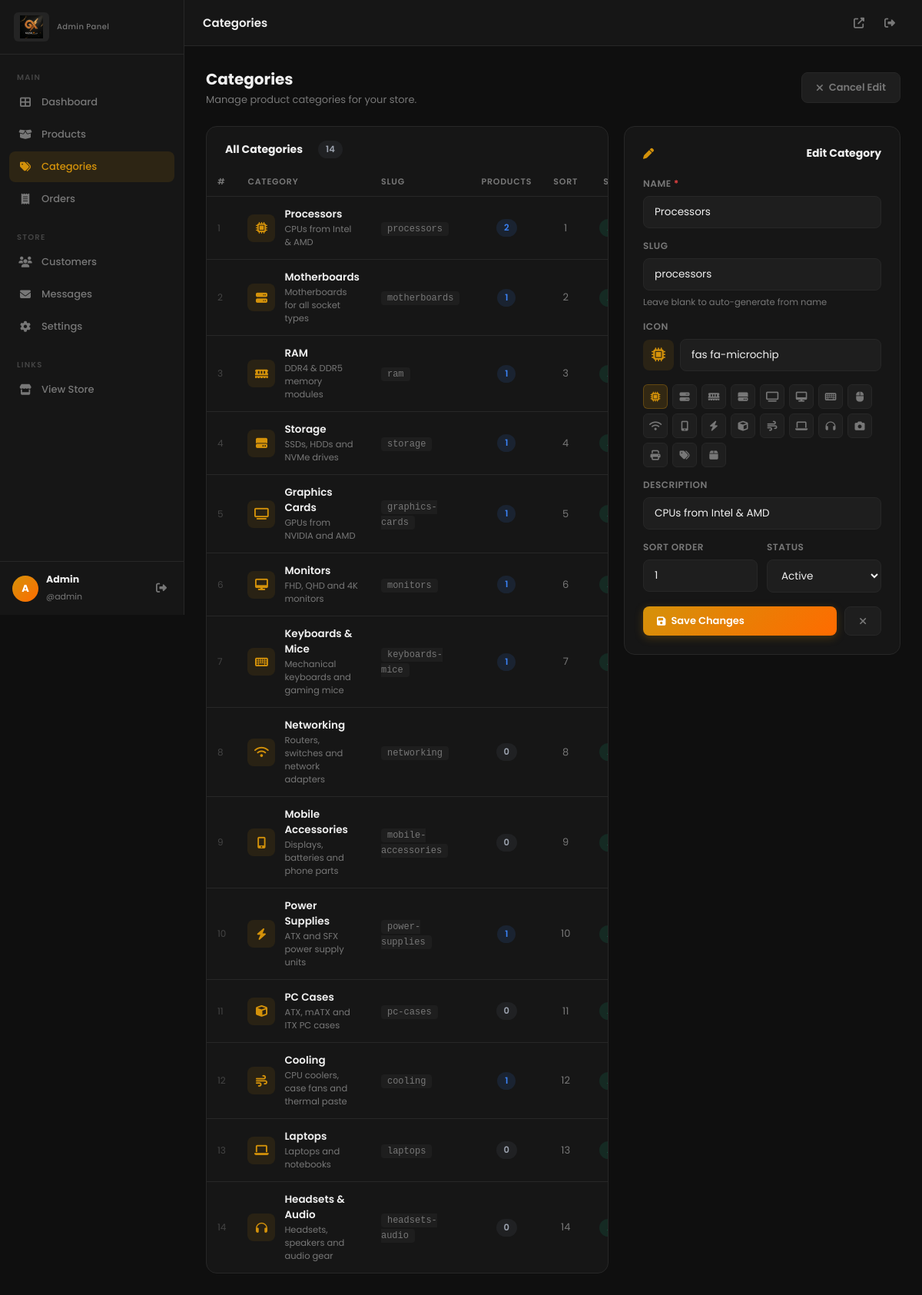
Page /admin/categories.php?edit=1 (signed in) on the committed database.
### tables this page shows
CREATE TABLE `categories` (
  `id`          INT UNSIGNED     NOT NULL AUTO_INCREMENT,
  `name`        VARCHAR(100)     NOT NULL,
  `slug`        VARCHAR(100)     NOT NULL,
  `icon`        VARCHAR(100)     NOT NULL DEFAULT 'fas fa-box',
  `description` VARCHAR(255)     DEFAULT NULL,
  `parent_id`   INT UNSIGNED     DEFAULT NULL,
  `sort_order`  INT              NOT NULL DEFAULT 0,
  `is_active`   TINYINT(1)       NOT NULL DEFAULT 1,
  `created_at`  TIMESTAMP        NOT NULL DEFAULT CURRENT_TIMESTAMP,
  PRIMARY KEY (`id`),
  UNIQUE KEY `uq_slug` (`slug`),
  FOREIGN KEY (`parent_id`) REFERENCES `categories`(`id`) ON DELETE SET NULL
);

### admin/categories.php (the view, shortened to what this page needs)
<?php
$_isAjax = $_SERVER['REQUEST_METHOD'] === 'POST' && ($_SERVER['HTTP_X_REQUESTED_WITH'] ?? '') === 'XMLHttpRequest';
if ($_isAjax) {
    require_once dirname(__DIR__) . '/includes/functions.php';
    require_once dirname(__DIR__) . '/includes/auth.php';
    if (!isAdminLoggedIn()) { http_response_code(401); echo json_encode(['success'=>false,'message'=>'Session expired.']); exit; }
} else {
    require_once __DIR__ . '/includes/layout.php';
}
$db = getDB();
$categories = $db->query('
    SELECT c.*, COUNT(p.id) AS product_count
    FROM categories c
    LEFT JOIN products p ON p.category_id = c.id AND p.is_active = 1
    GROUP BY c.id
    ORDER BY c.sort_order ASC, c.name ASC
')->fetchAll();
$editing = [];
if (isset($_GET['edit'])) {
    $stmt = $db->prepare('SELECT * FROM categories WHERE id = ?');
    $stmt->execute([(int)$_GET['edit']]);
    $editing = $stmt->fetch();
}
$iconSuggestions = [
    'fas fa-microchip'   => 'Processors',
    'fas fa-server'      => 'Motherboards',
    'fas fa-memory'      => 'RAM',
    'fas fa-hdd'         => 'Storage',
    'fas fa-tv'          => 'GPU / Monitors',
    'fas fa-desktop'     => 'Desktop / Monitor',
    'fas fa-keyboard'    => 'Keyboards',
    'fas fa-mouse'       => 'Mouse',
    'fas fa-wifi'        => 'Networking',
    'fas fa-mobile-alt'  => 'Mobile',
    'fas fa-bolt'        => 'Power Supply',
    'fas fa-cube'        => 'PC Cases',
    'fas fa-wind'        => 'Cooling',
    'fas fa-laptop'      => 'Laptops',
    'fas fa-headphones'  => 'Audio',
    'fas fa-camera'      => 'Cameras',
    'fas fa-print'       => 'Printers',
    'fas fa-tags'        => 'General',
    'fas fa-box'         => 'Other',
];
?>
<div class="page-header">
  <div>
    <h1>Categories</h1>
    <p>Manage product categories for your store.</p>
  </div>
  <?php if ($editing): ?>
  <div class="ph-actions">
    <a href="categories.php" class="btn btn-ghost"><i class="fas fa-times"></i> Cancel Edit</a>
  </div>
  <?php endif ?>
</div>
<div style="display:grid;grid-template-columns:1fr 360px;gap:20px;align-items:start">
  <div class="card" style="padding:0;overflow:hidden">
    <div style="padding:18px 24px 0;display:flex;align-items:center;justify-content:space-between">
      <div class="card-title" style="margin:0">All Categories <span class="badge badge-gray" style="margin-left:8px" id="catCountBadge"><?= count($categories) ?></span></div>
    </div>
    <div style="padding:12px 0 0">
    <?php if ($categories): ?>
      <div class="table-wrap">
        <table class="admin-table">
          <thead>
            <tr>
              <th style="width:40px">#</th>
              <th>Category</th>
              <th>Slug</th>
              <th style="text-align:center">Products</th>
              <th style="text-align:center">Sort</th>
              <th style="text-align:center">Status</th>
            </tr>
          </thead>
          <tbody>
          <?php foreach ($categories as $i => $cat): ?>
            <tr>
              <td style="color:var(--text-dim);font-size:12px"><?= $i + 1 ?></td>
              <td>
                <div style="display:flex;align-items:center;gap:12px">
                  <div style="width:36px;height:36px;border-radius:8px;background:rgba(212,146,10,.1);display:flex;align-items:center;justify-content:center;color:var(--primary);font-size:15px;flex-shrink:0">
                    <i class="<?= htmlspecialchars($cat['icon']) ?>"></i>
                  </div>
                  <div>
                    <div style="font-weight:600;color:var(--text);font-size:13.5px"><?= htmlspecialchars($cat['name']) ?></div>
                    <?php if ($cat['description']): ?>
                      <div style="font-size:11.5px;color:var(--text-muted);margin-top:1px"><?= htmlspecialchars($cat['description']) ?></div>
                    <?php endif ?>
                  </div>
                </div>
              </td>
              <td><code style="font-size:12px;color:var(--text-muted);background:var(--bg-3);padding:2px 8px;border-radius:4px"><?= htmlspecialchars($cat['slug']) ?></code></td>
              <td style="text-align:center">
                <a href="products.php?category=<?= $cat['id'] ?>" class="badge <?= $cat['product_count'] > 0 ? 'badge-blue' : 'badge-gray' ?>">
                  <?= $cat['product_count'] ?>
                </a>
              </td>
              <td style="text-align:center;color:var(--text-muted);font-size:13px"><?= $cat['sort_order'] ?></td>
              <td style="text-align:center">
                <button type="button"
                  class="badge <?= $cat['is_active'] ? 'badge-green' : 'badge-red' ?> js-toggle-cat"
                  style="border:none;cursor:pointer;padding:3px 10px"
                  data-id="<?= $cat['id'] ?>"
                  data-active="<?= $cat['is_active'] ?>">
                </button>
              </td>
            </tr>
          <?php endforeach ?>
          </tbody>
        </table>
      </div>
    <?php endif ?>
    </div>
  </div>
  <div class="card" style="position:sticky;top:80px">
    <div class="card-title">
      <?= $editing ? '<i class="fas fa-pen" style="color:var(--primary)"></i> Edit Category' : '<i class="fas fa-plus" style="color:var(--primary)"></i> Add Category' ?>
    </div>
    <form method="POST" id="catForm">
      <div class="form-grid" style="gap:14px">
        <div class="form-group">
          <label class="form-label">Name <span style="color:var(--red)">*</span></label>
          <input type="text" name="name" class="form-input" placeholder="e.g. Processors" required
            value="<?= htmlspecialchars($editing['name'] ?? '') ?>" id="catName">
        </div>
        <div class="form-group">
          <label class="form-label">Slug</label>
          <input type="text" name="slug" class="form-input" placeholder="auto-generated"
            value="<?= htmlspecialchars($editing['slug'] ?? '') ?>" id="catSlug">
          <span class="form-hint">Leave blank to auto-generate from name</span>
        </div>
        <div class="form-group">
          <label class="form-label">Icon</label>
          <div style="display:flex;gap:8px;align-items:center">
            <div id="iconPreview" style="width:40px;height:40px;border-radius:8px;background:rgba(212,146,10,.1);display:flex;align-items:center;justify-content:center;color:var(--primary);font-size:18px;flex-shrink:0">
              <i class="<?= htmlspecialchars($editing['icon'] ?? 'fas fa-box') ?>" id="iconPreviewI"></i>
            </div>
            <input type="text" name="icon" class="form-input" id="iconInput"
              placeholder="fas fa-box"
              value="<?= htmlspecialchars($editing['icon'] ?? 'fas fa-box') ?>">
          </div>
          <div style="display:flex;flex-wrap:wrap;gap:6px;margin-top:10px">
            <?php foreach ($iconSuggestions as $cls => $label): ?>
              <button type="button" class="icon-pick" data-icon="<?= $cls ?>" title="<?= $label ?>"
                style="width:32px;height:32px;border-radius:6px;background:var(--bg-3);border:1px solid var(--border);color:var(--text-muted);cursor:pointer;display:flex;align-items:center;justify-content:center;font-size:13px;transition:all .2s">
                <i class="<?= $cls ?>"></i>
              </button>
            <?php endforeach ?>
          </div>
        </div>
        <div class="form-group">
          <label class="form-label">Description</label>
          <input type="text" name="description" class="form-input" placeholder="Short description (optional)"
            value="<?= htmlspecialchars($editing['description'] ?? '') ?>">
        </div>
        <div style="display:grid;grid-template-columns:1fr 1fr;gap:12px">
          <div class="form-group">
            <label class="form-label">Sort Order</label>
            <input type="number" name="sort_order" class="form-input" min="0" value="<?= $editing['sort_order'] ?? '0' ?>">
          </div>
          <div class="form-group">
            <label class="form-label">Status</label>
            <select name="is_active" class="form-select">
              <option value="1" <?= ($editing['is_active'] ?? 1) == 1 ? 'selected' : '' ?>>Active</option>
            </select>
          </div>
        </div>
        <div style="display:flex;gap:10px;margin-top:4px">
          <button type="submit" class="btn btn-gold" style="flex:1">
            <i class="fas <?= $editing ? 'fa-save' : 'fa-plus' ?>"></i>
            <?= $editing ? 'Save Changes' : 'Add Category' ?>
          </button>
          <?php if ($editing): ?>
            <a href="categories.php" class="btn btn-ghost"><i class="fas fa-times"></i></a>
          <?php endif ?>
        </div>
      </div>
    </form>
  </div>
</div>
<?php require_once __DIR__ . '/includes/layout-end.php'; ?>

### admin/assets/css/admin.css (style rules this page uses)
:root { --gold: linear-gradient(135deg,#d4920a 0%,#ff6b00 100%); --primary: #d4920a; --primary-lt: #f0a820; --bg: #0f0f0f; --bg-2: #161616; --bg-3: #1e1e1e; --bg-4: #252525; --border: #272727; --border-lt: #333; --text: #f0f0f0; --text-2: #ccc; --text-muted: #777; --text-dim: #444; --green: #10b981; --blue: #3b82f6; --purple: #8b5cf6; --red: #ef4444; --yellow: #f59e0b; --cyan: #06b6d4; --sidebar-w: 240px; --topbar-h: 60px; --r: 8px; --r-lg: 14px; --t: all .22s ease; --shadow: 0 4px 24px rgba(0,0,0,.5); }
*,*::before,*::after { margin:0;padding:0;box-sizing:border-box }
html { font-size:15px }
body { font-family:'Poppins',sans-serif;background:var(--bg);color:var(--text);display:flex;min-height:100vh;overflow-x:hidden }
a { text-decoration:none;color:inherit }
button,input,select,textarea { font-family:'Poppins',sans-serif }
.card { background:var(--bg-2);border:1px solid var(--border);border-radius:var(--r-lg);padding:24px }
.card-title { font-size:14px;font-weight:700;color:var(--text);margin-bottom:20px;display:flex;align-items:center;justify-content:space-between;gap:12px }
.admin-table { width:100%;border-collapse:collapse }
.admin-table th { font-size:11px;text-transform:uppercase;letter-spacing:.8px;color:var(--text-muted);font-weight:600;padding:10px 14px;border-bottom:1px solid var(--border);text-align:left;white-space:nowrap }
.admin-table td { padding:13px 14px;border-bottom:1px solid var(--border);font-size:13px;color:var(--text-2);vertical-align:middle }
.admin-table tr:last-child td { border-bottom:none }
.table-wrap { overflow-x:auto }
.badge { display:inline-flex;align-items:center;padding:3px 10px;border-radius:50px;font-size:11.5px;font-weight:600;white-space:nowrap }
.badge-green { background:rgba(16,185,129,.12);color:var(--green) }
.badge-blue { background:rgba(59,130,246,.12); color:var(--blue) }
.badge-gray { background:rgba(107,114,128,.12);color:#9ca3af }
.btn { display:inline-flex;align-items:center;gap:7px;padding:9px 18px;border-radius:var(--r);font-size:13px;font-weight:600;cursor:pointer;border:none;transition:var(--t);white-space:nowrap }
.btn-gold { background:var(--gold);color:#fff;box-shadow:0 3px 12px rgba(212,146,10,.25) }
.btn-ghost { background:var(--bg-3);color:var(--text-muted);border:1px solid var(--border) }
.form-grid { display:grid;gap:18px }
.form-group { display:flex;flex-direction:column;gap:7px }
.form-label { font-size:12px;font-weight:600;color:var(--text-muted);text-transform:uppercase;letter-spacing:.5px }
.form-input,.form-select,.form-textarea { background:var(--bg-3);border:1px solid var(--border);border-radius:var(--r); color:var(--text);font-family:'Poppins',sans-serif;font-size:13.5px; padding:10px 14px;outline:none;transition:border-color .2s,box-shadow .2s;width:100%; }
.form-input::placeholder,.form-textarea::placeholder { color:var(--text-dim) }
.form-select { cursor:pointer }
.form-hint { font-size:11.5px;color:var(--text-muted) }
.page-header { display:flex;align-items:center;justify-content:space-between;margin-bottom:24px;gap:16px;flex-wrap:wrap }
.page-header h1 { font-size:20px;font-weight:700 }
.page-header p { font-size:13px;color:var(--text-muted);margin-top:2px }
.ph-actions { display:flex;gap:10px;align-items:center;flex-wrap:wrap }

### rows in the picture
categories: name "Processors", description "CPUs from Intel & AMD", slug "processors", product_count "2", sort_order "1", icon "fas fa-microchip", is_active "Active"
categories: name "Motherboards", description "Motherboards for all socket types", slug "motherboards", product_count "1", sort_order "2"
categories: name "RAM", description "DDR4 & DDR5 memory modules", slug "ram", product_count "1", sort_order "3"
categories: name "Storage", description "SSDs, HDDs and NVMe drives", slug "storage", product_count "1", sort_order "4"
categories: name "Graphics Cards", description "GPUs from NVIDIA and AMD", slug "graphics-cards", product_count "1", sort_order "5"
categories: name "Monitors", description "FHD, QHD and 4K monitors", slug "monitors", product_count "1", sort_order "6"
categories: name "Keyboards & Mice", description "Mechanical keyboards and gaming mice", slug "keyboards-mice", product_count "1", sort_order "7"
categories: name "Networking", description "Routers, switches and network adapters", slug "networking", product_count "0", sort_order "8"
categories: name "Mobile Accessories", description "Displays, batteries and phone parts", slug "mobile-accessories", product_count "0", sort_order "9"
categories: name "Power Supplies", description "ATX and SFX power supply units", slug "power-supplies", product_count "1", sort_order "10"
categories: name "PC Cases", description "ATX, mATX and ITX PC cases", slug "pc-cases", product_count "0", sort_order "11"
categories: name "Cooling", description "CPU coolers, case fans and thermal paste", slug "cooling", product_count "1", sort_order "12"
categories: name "Laptops", description "Laptops and notebooks", slug "laptops", product_count "0", sort_order "13"
categories: name "Headsets & Audio", description "Headsets, speakers and audio gear", slug "headsets-audio", product_count "0", sort_order "14"

### other values in the picture
substr($name,0,1) "A"
$name "Admin"
$uname "admin"
$title "Categories"
count($categories) "14"
